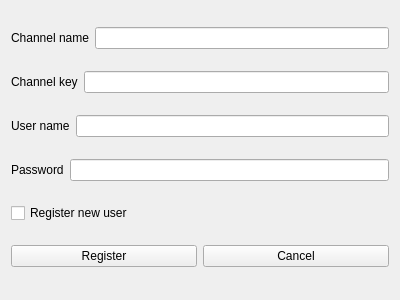
<?xml version="1.0" encoding="UTF-8"?>
<ui version="4.0">
 <class>SettingsForm</class>
 <widget class="QWidget" name="SettingsForm">
  <property name="geometry">
   <rect>
    <x>0</x>
    <y>0</y>
    <width>400</width>
    <height>300</height>
   </rect>
  </property>
  <property name="windowTitle">
   <string>Form</string>
  </property>
  <layout class="QVBoxLayout" name="verticalLayout">
   <item>
    <layout class="QHBoxLayout" name="horizontalLayout">
     <item>
      <widget class="QLabel" name="label">
       <property name="text">
        <string>Channel name</string>
       </property>
      </widget>
     </item>
     <item>
      <widget class="QLineEdit" name="channelName"/>
     </item>
    </layout>
   </item>
   <item>
    <layout class="QHBoxLayout" name="horizontalLayout_2">
     <item>
      <widget class="QLabel" name="label_2">
       <property name="text">
        <string>Channel key</string>
       </property>
      </widget>
     </item>
     <item>
      <widget class="QLineEdit" name="channelKey">
       <property name="enabled">
        <bool>true</bool>
       </property>
      </widget>
     </item>
    </layout>
   </item>
   <item>
    <layout class="QHBoxLayout" name="horizontalLayout_3">
     <item>
      <widget class="QLabel" name="label_3">
       <property name="text">
        <string>User name</string>
       </property>
      </widget>
     </item>
     <item>
      <widget class="QLineEdit" name="userName"/>
     </item>
    </layout>
   </item>
   <item>
    <layout class="QHBoxLayout" name="horizontalLayout_4">
     <item>
      <widget class="QLabel" name="label_4">
       <property name="text">
        <string>Password</string>
       </property>
      </widget>
     </item>
     <item>
      <widget class="QLineEdit" name="password"/>
     </item>
    </layout>
   </item>
   <item>
    <widget class="QCheckBox" name="newUser">
     <property name="text">
      <string>Register new user</string>
     </property>
    </widget>
   </item>
   <item>
    <layout class="QHBoxLayout" name="horizontalLayout_5">
     <item>
      <widget class="QPushButton" name="okButton">
       <property name="text">
        <string>Register</string>
       </property>
      </widget>
     </item>
     <item>
      <widget class="QPushButton" name="cancelButton">
       <property name="text">
        <string>Cancel</string>
       </property>
      </widget>
     </item>
    </layout>
   </item>
  </layout>
 </widget>
 <resources/>
 <connections/>
</ui>
